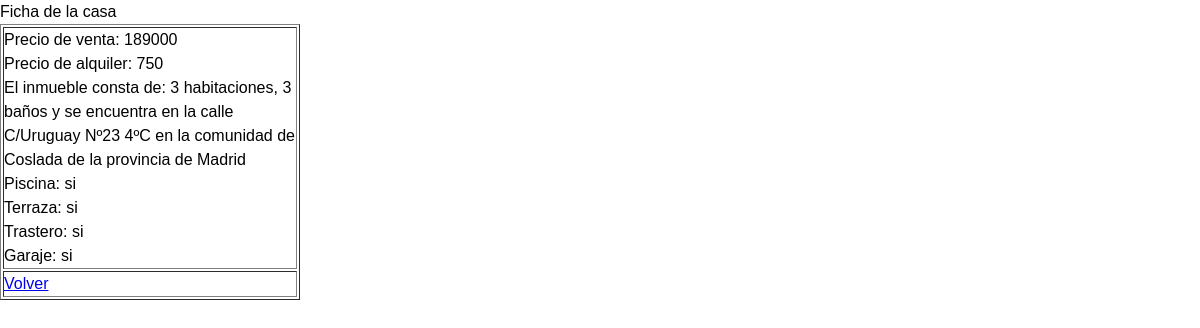
The app's page /inmuebles/fichacasa.php?idcasa=1, older data.
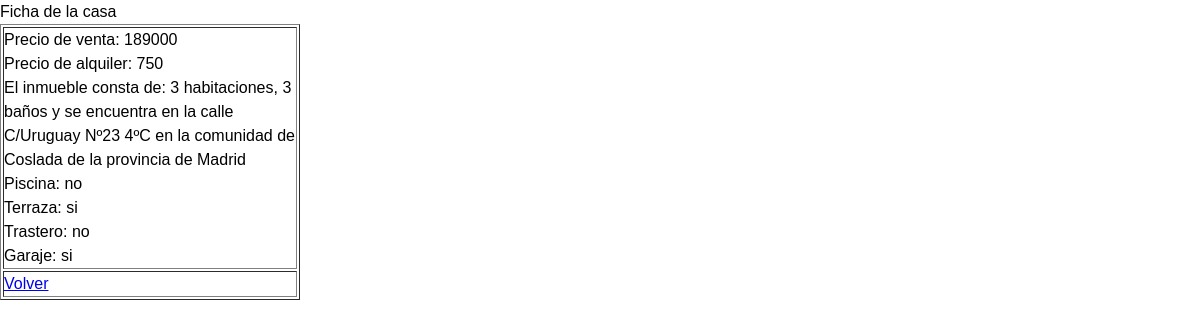
The same page, newer data.
### tables this page shows
CREATE TABLE `inmuebles` (
  `idcasa` int(3) NOT NULL,
  `idlocalidad` int(3) NOT NULL,
  `dni_propietario` varchar(9) NOT NULL,
  `venta` char(1) NOT NULL,
  `alquiler` char(1) NOT NULL,
  `habitaciones` varchar(2) NOT NULL,
  `m2` varchar(4) NOT NULL,
  `banios` varchar(2) NOT NULL,
  `terraza` char(1) NOT NULL,
  `trastero` char(1) NOT NULL,
  `piscina` char(1) NOT NULL,
  `garaje` char(1) NOT NULL,
  `direccion` varchar(50) NOT NULL,
  `precio_venta` int(8) NOT NULL,
  `precio_alquiler` int(4) NOT NULL
);

CREATE TABLE `localidades` (
  `idlocalidad` int(3) NOT NULL,
  `idprovincia` int(3) NOT NULL,
  `localidad` varchar(30) NOT NULL
);

CREATE TABLE `provincias` (
  `idprovincia` int(3) NOT NULL,
  `provincia` varchar(20) NOT NULL
);

### inmuebles/fichacasa.php (the view, shortened to what this page needs)
<!DOCTYPE html PUBLIC "-//W3C//DTD XHTML 1.0 Transitional//EN" "http://www.w3.org/TR/xhtml1/DTD/xhtml1-transitional.dtd">
<html xmlns="http://www.w3.org/1999/xhtml">
<head>
<link rel=stylesheet href="style.css" type="text/css">
<tittle>Ficha de la casa</tittle>
</head>
<body>
<table>
<?php
	$conexion = mysqli_connect('localhost','root','','inmobiliaria')
	or die('No se pudo conectar: ' . mysqli_error());
$sqlMostrar = "SELECT `idcasa`, `venta`, `alquiler`, `habitaciones`, `m2`, `banios`, `terraza`, `trastero`, `piscina`, `garaje`, `direccion`, `precio_venta`, `precio_alquiler`, `localidad`, `provincia`
FROM `inmuebles` , `localidades`, `provincias`
where `inmuebles`.`idlocalidad`=`localidades`.`idlocalidad` and `localidades`.`idprovincia`=`provincias`.`idprovincia` and `inmuebles`.`idcasa`= '".$_GET['idcasa']."'";
$resultado =mysqli_query($conexion,$sqlMostrar);
while ($inmueble = mysqli_fetch_array($resultado)){
	if($inmueble['piscina']==0) {$piscina="no";} else {$piscina="si";}
	if($inmueble['terraza']==0) {$terraza="no";} else {$terraza="si";}
	if($inmueble['trastero']==0) {$trastero="no";} else {$trastero="si";}
	if($inmueble['garaje']==0) {$garaje="no";} else {$garaje="si";}
	$idcasa=$inmueble['idcasa'];
			echo "<TABLE BORDER=1 WIDTH=300>";
			echo "<tr>";
			echo "<td colspan=\"3\"><p> Precio de venta: " .$inmueble['precio_venta']."</p>";
			echo "<p> Precio de alquiler: " .$inmueble['precio_alquiler']."</p>";
			echo "<p> El inmueble consta de: " .$inmueble['habitaciones']." habitaciones, ".$inmueble['banios']." baños y se encuentra en la calle ".$inmueble['direccion']." en la comunidad de ".
			  $inmueble['localidad']." de la provincia de ".$inmueble['provincia']."</p>";
			echo "<p>Piscina: ".$piscina;
			echo "<p>Terraza: ".$terraza;
			echo "<p>Trastero: ".$trastero;
			echo "<p>Garaje: ".$garaje;
			echo "</td>";
			echo "</tr>";
			echo "<tr>";
			echo "<td colspan=\"3\"><a href=\"gestiondeinmuebles.php?idcasa=".$idcasa."\">Volver</a></td>";
			echo "</tr>";
			echo "</TABLE>";
		}
?>
</table>
</body>
</html>

### css/style.css (style rules this page uses)
* { margin: 0; padding: 0; -webkit-box-sizing: border-box; box-sizing: border-box; list-style: none; }
html,body { height: 100%;overflow-x:hidden; }
body { font: 1em/1.5 sans-serif; font-weight: 300; }

Row changes from the older to the newer data that the page shows:
changed inmuebles "C/Uruguay Nº23 4ºC": piscina "si" → "no"; trastero "si" → "no"
